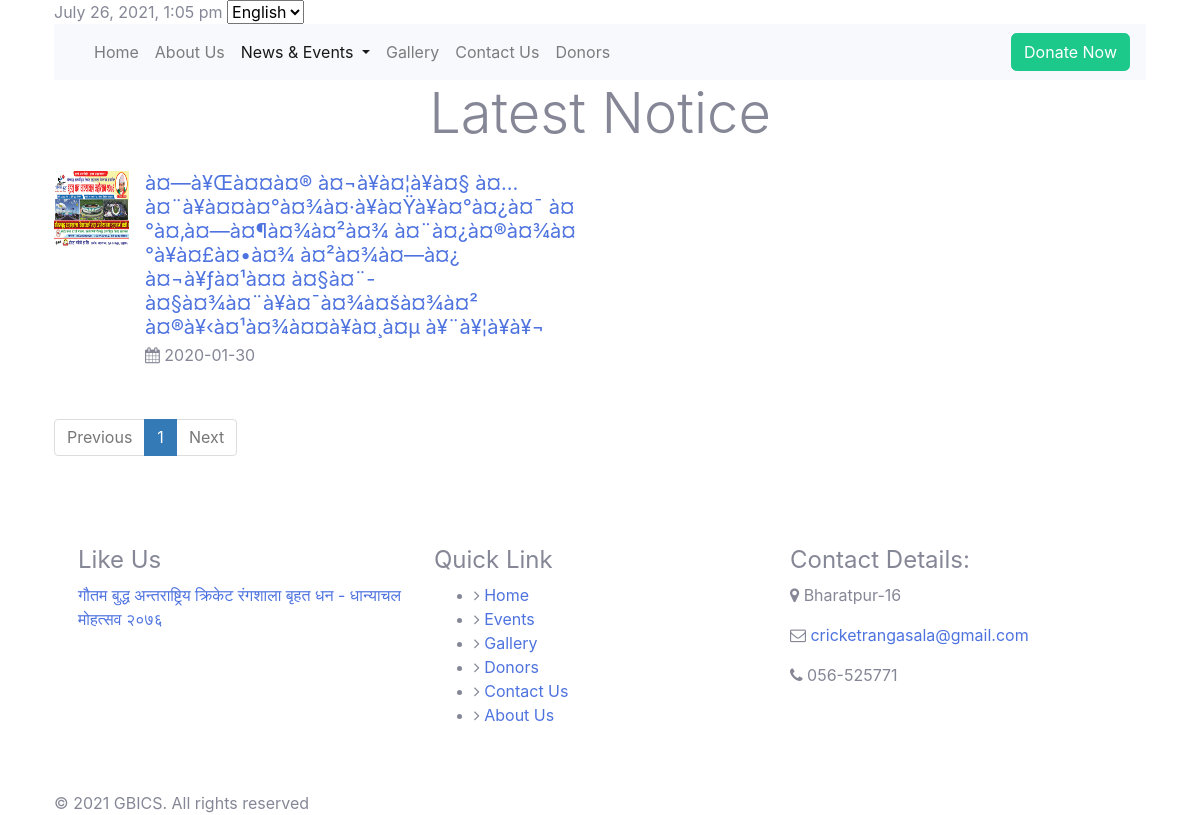
/en?p=notice, run on the app's committed database.
### tables this page shows
CREATE TABLE `tbl_notice` (
  `id` int(11) NOT NULL,
  `title` text NOT NULL,
  `description` longtext NOT NULL,
  `date` date NOT NULL,
  `image` varchar(255) NOT NULL,
  `status` enum('0','1') NOT NULL DEFAULT '1',
  `file` varchar(150) NOT NULL
);

CREATE TABLE `tbl_contact` (
  `id` int(11) NOT NULL,
  `email` varchar(90) NOT NULL,
  `phoneno` varchar(15) NOT NULL,
  `address` varchar(255) NOT NULL
);

### en/model/model.php (called while the page is built, shortened)
<?php
function db_connect()
{
    $host = "localhost";
    $username = "root";
    $password = "";
    $database = "GBICS";
    $conxn = mysqli_connect($host, $username, $password, $database) or die(mysqli_error($conxn));
    return $conxn;
}
function getRecentNotice()
{
    $conxn = db_connect();
    $notice = array();
    $sql = "SELECT * FROM tbl_notice WHERE status='1' ORDER BY id Desc Limit 3";
    $result = mysqli_query($conxn, $sql) or die(mysqli_error($conxn));
    if ($result->num_rows > 0) {
        while ($row = mysqli_fetch_assoc($result)) {
            array_push($notice, $row);
        }
        return $notice;
    } else {
        return false;
    }
}
function countnotice()
{
    $conxn = db_connect();
    $sql = "SELECT COUNT(*) As total_records FROM tbl_notice WHERE status ='1'";
    $result_count = mysqli_query($conxn, $sql) or die(mysqli_error($conxn));
    $total_records = mysqli_fetch_array($result_count);
    return $total_records['total_records'];
}
function getNoticeList($offset, $total_records_per_page)
{
    $conxn = db_connect();
    $notice = array();
    $sql = "SELECT * FROM tbl_notice WHERE status= '1' LIMIT $offset, $total_records_per_page";
    $result = mysqli_query($conxn, $sql) or die(mysqli_error($conxn));
    if ($result->num_rows > 0) {
        while ($row = mysqli_fetch_assoc($result)) {
            array_push($notice, $row);
        }
        return $notice;
    } else {
        return false;
    }
}
function getContact()
{
    $conxn = db_connect();
    $sql = "SELECT * FROM tbl_contact";
    $result = mysqli_query($conxn, $sql) or die(mysqli_error($conxn));
    if ($result->num_rows > 0) {
        $row = mysqli_fetch_assoc($result);
        return $row;
    } else {
        return false;
    }
}

### en/view/notice_listing.php (the view, shortened to what this page needs)
<?php
$recentNotice = getRecentNotice();
?>
<?php
if (isset($_GET['page_no']) && $_GET['page_no'] != "") {
    $page_no = $_GET['page_no'];
} else {
    $page_no = 1;
}
$total_records_per_page = 12;
$offset = ($page_no - 1) * $total_records_per_page;
$previous_page = $page_no - 1;
$next_page = $page_no + 1;
$total_records = countnotice();
$total_no_of_pages = ceil($total_records / $total_records_per_page);
$notice = getNoticeList($offset, $total_records_per_page);
?>
<div class="cointainer-fluid events">
    <div class="container">
        <h1 class="display-4 text-center">Latest Notice</h1>
        <div class="row">
            <?php if (empty($notice)) {
    echo "No Events Found";
} else {
    foreach ($notice as $result) {?>
            <div class="col-lg-6">
                <ul class="list-unstyled list-cont">
                    <li class="media mt-3">
                        <img src="<?php echo '../Admin/' . $result['image']; ?>" class="mr-3" width="75px"
                            height="75px">
                        <div class="media-body">
                            <h5 class="mt-0 mb-1"><a href="?p=noticeDetails&id=<?php echo $result['id']; ?>"><?php $t = $result['title'];
        echo implode(' ', array_slice(explode(' ', $t), 0, 12))?></a></h5>
                            <p><i class="fa fa-calendar"></i> <?php echo $result['date']; ?></p>
                        </div>
                    </li>
                </ul>
            </div>
            <?php }}?>
        </div>
        <ul class="pagination">
            <li <?php if ($page_no <= 1) {echo "class='disabled'";}?>>
                <a <?php if ($page_no > 1) {echo "href='?p=notice&page_no=$previous_page'";}?>>Previous</a>
            </li>
            <?php
if ($total_no_of_pages <= 10) {
    for ($counter = 1; $counter <= $total_no_of_pages; $counter++) {
        if ($counter == $page_no) {
            echo "<li class='active'><a>$counter</a></li>";
        } else {
            echo "<li><a href='?p=notice&page_no=$counter'>$counter</a></li>";
        }
    }
}
?>
            <li <?php if ($page_no >= $total_no_of_pages) {echo "class='disabled'";}?>>
                <a <?php if ($page_no < $total_no_of_pages) {echo "href='?p=notice&page_no=$next_page'";}?>>Next</a>
            </li>
        </ul>
    </div>

### en/view/footer.php (shortened to what this page needs)
<div class="container top-footer">
    <div class="container mt-5 mb-5">
        <div class="row">
           <div class="col-sm-12 col-md-6 col-lg-4 mt-3">
                   <h4>Like Us</h4>
                <div class="fb-page"
                    data-href="https://www.facebook.com/%E0%A4%97%E0%A5%8C%E0%A4%A4%E0%A4%AE-%E0%A4%AC%E0%A5%81%E0%A4%A6%E0%A5%8D%E0%A4%A7-%E0%A4%85%E0%A4%A8%E0%A5%8D%E0%A4%A4%E0%A4%B0%E0%A4%BE%E0%A4%B7%E0%A5%8D%E0%A4%9F%E0%A5%8D%E0%A4%B0%E0%A4%BF%E0%A4%AF-%E0%A4%95%E0%A5%8D%E0%A4%B0%E0%A4%BF%E0%A4%95%E0%A5%87%E0%A4%9F-%E0%A4%B0%E0%A4%82%E0%A4%97%E0%A4%B6%E0%A4%BE%E0%A4%B2%E0%A4%BE-%E0%A4%AC%E0%A5%83%E0%A4%B9%E0%A4%A4-%E0%A4%A7%E0%A4%A8-%E0%A4%A7%E0%A4%BE%E0%A4%A8%E0%A5%8D%E0%A4%AF%E0%A4%BE%E0%A4%9A%E0%A4%B2-%E0%A4%AE%E0%A5%8B%E0%A4%B9%E0%A4%A4%E0%A5%8D%E0%A4%B8%E0%A4%B5-%E0%A5%A8%E0%A5%A6%E0%A5%AD%E0%A5%AC-104895187727759"
                    data-tabs="timeline" data-width="" data-height="400" data-small-header="false"
                    data-adapt-container-width="true" data-hide-cover="false" data-show-facepile="true">
                    <blockquote
                        cite="https://www.facebook.com/%E0%A4%97%E0%A5%8C%E0%A4%A4%E0%A4%AE-%E0%A4%AC%E0%A5%81%E0%A4%A6%E0%A5%8D%E0%A4%A7-%E0%A4%85%E0%A4%A8%E0%A5%8D%E0%A4%A4%E0%A4%B0%E0%A4%BE%E0%A4%B7%E0%A5%8D%E0%A4%9F%E0%A5%8D%E0%A4%B0%E0%A4%BF%E0%A4%AF-%E0%A4%95%E0%A5%8D%E0%A4%B0%E0%A4%BF%E0%A4%95%E0%A5%87%E0%A4%9F-%E0%A4%B0%E0%A4%82%E0%A4%97%E0%A4%B6%E0%A4%BE%E0%A4%B2%E0%A4%BE-%E0%A4%AC%E0%A5%83%E0%A4%B9%E0%A4%A4-%E0%A4%A7%E0%A4%A8-%E0%A4%A7%E0%A4%BE%E0%A4%A8%E0%A5%8D%E0%A4%AF%E0%A4%BE%E0%A4%9A%E0%A4%B2-%E0%A4%AE%E0%A5%8B%E0%A4%B9%E0%A4%A4%E0%A5%8D%E0%A4%B8%E0%A4%B5-%E0%A5%A8%E0%A5%A6%E0%A5%AD%E0%A5%AC-104895187727759"
                        class="fb-xfbml-parse-ignore"><a
                            href="https://www.facebook.com/%E0%A4%97%E0%A5%8C%E0%A4%A4%E0%A4%AE-%E0%A4%AC%E0%A5%81%E0%A4%A6%E0%A5%8D%E0%A4%A7-%E0%A4%85%E0%A4%A8%E0%A5%8D%E0%A4%A4%E0%A4%B0%E0%A4%BE%E0%A4%B7%E0%A5%8D%E0%A4%9F%E0%A5%8D%E0%A4%B0%E0%A4%BF%E0%A4%AF-%E0%A4%95%E0%A5%8D%E0%A4%B0%E0%A4%BF%E0%A4%95%E0%A5%87%E0%A4%9F-%E0%A4%B0%E0%A4%82%E0%A4%97%E0%A4%B6%E0%A4%BE%E0%A4%B2%E0%A4%BE-%E0%A4%AC%E0%A5%83%E0%A4%B9%E0%A4%A4-%E0%A4%A7%E0%A4%A8-%E0%A4%A7%E0%A4%BE%E0%A4%A8%E0%A5%8D%E0%A4%AF%E0%A4%BE%E0%A4%9A%E0%A4%B2-%E0%A4%AE%E0%A5%8B%E0%A4%B9%E0%A4%A4%E0%A5%8D%E0%A4%B8%E0%A4%B5-%E0%A5%A8%E0%A5%A6%E0%A5%AD%E0%A5%AC-104895187727759">गौतम
                            बुद्ध अन्तराष्ट्रिय क्रिकेट रंगशाला बृहत धन - धान्याचल मोहत्सव २०७६</a></blockquote>
                </div>
            </div>
             <div class="col-sm-12 col-md-6 col-lg-4 mt-3">
                <h4>Quick Link</h4>
                <ul>
                    <li><i class="fa fa-angle-right"></i> <a href="?p=home">Home</a></li>
                    <li><i class="fa fa-angle-right"></i> <a href="?p=events">Events</a></li>
                    <li><i class="fa fa-angle-right"></i> <a href="?p=gallery">Gallery</a></li>
                    <li><i class="fa fa-angle-right"></i> <a href="?p=donors">Donors</a></li>
                    <li><i class="fa fa-angle-right"></i> <a href="?p=contact">Contact Us</a></li>
                    <li><i class="fa fa-angle-right"></i> <a href="?p=about">About Us</a></li>
                </ul>
            </div>
            <div class="col-sm-12 col-md-6 col-lg-4 mt-3">
                <h4>Contact Details:</h4>
                <?php $contact = getContact();
?>
                <p>
                    <span class="fa  fa-map-marker" aria-hidden="true"></span> <?php echo $contact['address']; ?>
                </p>
                <p>
                    <span class="fa fa-envelope-o" aria-hidden="true"></span>
                    <a href="mailto:<?php echo $contact['email']; ?>"><?php echo $contact['email']; ?></a>
                </p>
                <p>
                    <span class="fa fa-phone" aria-hidden="true"> </span> <?php echo $contact['phoneno']; ?>
                </p>
            </div>
        </div>
    </div>
</div>
<footer>
    <div class="container">&copy; <?php echo date("Y"); ?> GBICS. All rights reserved </div>
</footer>
</body>
</html>

### en/resource/css/lightbox.css (style rules this page uses)
body:after { content: url(../images/next.png) url(../images/loading.gif) url(../images/prev.png) url(../images/next.png); display: none; }

### data on the page
tbl_notice: image (picture), title "à¤—à¥Œà¤¤à¤® à¤¬à¥à¤¦à¥à¤§ à¤…à¤¨à¥à¤¤à¤°à¤¾à¤·à¥à¤Ÿà¥à¤°à¤¿à¤¯ à¤°à¤‚à¤—à¤¶à¤¾à¤²à¤¾ à¤¨à¤¿à¤®à¤¾à¤°à¥à¤£à¤•à¤¾ à¤²à¤¾à¤—à¤¿ à¤¬à¥ƒà¤¹à¤¤ à¤§à¤¨- à¤§à¤¾à¤¨à¥à¤¯à¤¾à¤šà¤¾à¤² à¤®à¥‹à¤¹à¤¾à¤¤à¥à¤¸à¤µ à¥¨à¥¦à¥­à¥¬", date "2020-01-30"
tbl_contact: address "Bharatpur-16", email "cricketrangasala@gmail.com", phoneno "056-525771"
